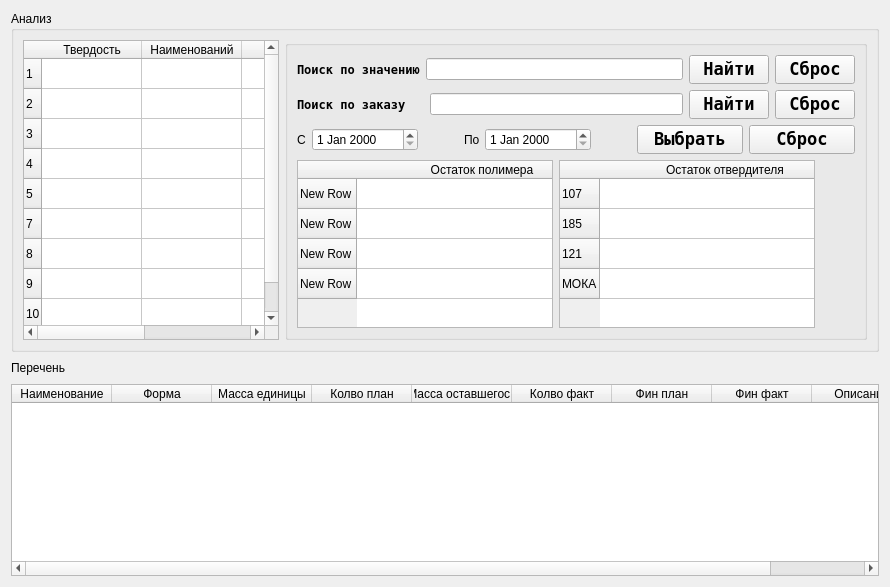
      <widget class="QWidget" name="tab_plan">
       <attribute name="title">
        <string>План производства</string>
       </attribute>
       <layout class="QVBoxLayout" name="verticalLayout_12">
        <item>
         <widget class="QGroupBox" name="box_serch_plan">
          <property name="sizePolicy">
           <sizepolicy hsizetype="Preferred" vsizetype="Maximum">
            <horstretch>0</horstretch>
            <verstretch>0</verstretch>
           </sizepolicy>
          </property>
          <property name="title">
           <string>Анализ</string>
          </property>
          <layout class="QHBoxLayout" name="horizontalLayout_2">
           <item>
            <widget class="QTableWidget" name="table_hardnes_serch_plan">
             <property name="minimumSize">
              <size>
               <width>0</width>
               <height>300</height>
              </size>
             </property>
             <property name="maximumSize">
              <size>
               <width>450</width>
               <height>300</height>
              </size>
             </property>
             <row>
              <property name="text">
               <string>1</string>
              </property>
             </row>
             <row>
              <property name="text">
               <string>2</string>
              </property>
             </row>
             <row>
              <property name="text">
               <string>3</string>
              </property>
             </row>
             <row>
              <property name="text">
               <string>4</string>
              </property>
             </row>
             <row>
              <property name="text">
               <string>5</string>
              </property>
             </row>
             <row>
              <property name="text">
               <string>7</string>
              </property>
             </row>
             <row>
              <property name="text">
               <string>8</string>
              </property>
             </row>
             <row>
              <property name="text">
               <string>9</string>
              </property>
             </row>
             <row>
              <property name="text">
               <string>10</string>
              </property>
             </row>
             <column>
              <property name="text">
               <string>Твердость</string>
              </property>
             </column>
             <column>
              <property name="text">
               <string>Наименований</string>
              </property>
             </column>
             <column>
              <property name="text">
               <string>Изделий</string>
              </property>
             </column>
             <column>
              <property name="text">
               <string>Вес</string>
              </property>
             </column>
            </widget>
           </item>
           <item>
            <layout class="QVBoxLayout" name="lay_serch_plan">
             <item>
              <widget class="QGroupBox" name="box_serch_plan">
               <property name="sizePolicy">
                <sizepolicy hsizetype="Preferred" vsizetype="Maximum">
                 <horstretch>0</horstretch>
                 <verstretch>0</verstretch>
                </sizepolicy>
               </property>
               <property name="title">
                <string/>
               </property>
               <layout class="QVBoxLayout" name="verticalLayout_13">
                <item>
                 <layout class="QHBoxLayout" name="lay_value_serch_plan">
                  <item>
                   <widget class="QLabel" name="label_value_serch_plan">
                    <property name="font">
                     <font>
                      <family>Andale Mono</family>
                      <weight>75</weight>
                      <bold>true</bold>
                     </font>
                    </property>
                    <property name="text">
                     <string>Поиск по значению</string>
                    </property>
                   </widget>
                  </item>
                  <item>
                   <widget class="QLineEdit" name="lineedit_value_serch_plan"/>
                  </item>
                  <item>
                   <widget class="QPushButton" name="pushbutton_ok_value_serch_plan">
                    <property name="font">
                     <font>
                      <family>Andale Mono</family>
                      <pointsize>13</pointsize>
                      <weight>75</weight>
                      <bold>true</bold>
                     </font>
                    </property>
                    <property name="text">
                     <string>Найти</string>
                    </property>
                   </widget>
                  </item>
                  <item>
                   <widget class="QPushButton" name="pushButton_cancel_value_serch_plan">
                    <property name="font">
                     <font>
                      <family>Andale Mono</family>
                      <pointsize>13</pointsize>
                      <weight>75</weight>
                      <bold>true</bold>
                     </font>
                    </property>
                    <property name="text">
                     <string>Сброс</string>
                    </property>
                   </widget>
                  </item>
                 </layout>
                </item>
                <item>
                 <layout class="QHBoxLayout" name="lay_nomber_serch_plan">
                  <item>
                   <widget class="QLabel" name="label_nomber_serch_plan">
                    <property name="font">
                     <font>
                      <family>Andale Mono</family>
                      <weight>75</weight>
                      <bold>true</bold>
                     </font>
                    </property>
                    <property name="text">
                     <string>Поиск по заказу</string>
                    </property>
                   </widget>
                  </item>
                  <item>
                   <spacer name="hspacer_nomber_serch_plan">
                    <property name="orientation">
                     <enum>Qt::Horizontal</enum>
                    </property>
                    <property name="sizeType">
                     <enum>QSizePolicy::Fixed</enum>
                    </property>
                    <property name="sizeHint" stdset="0">
                     <size>
                      <width>18</width>
                      <height>20</height>
                     </size>
                    </property>
                   </spacer>
                  </item>
                  <item>
                   <widget class="QLineEdit" name="lineedit_nomber_serch_plan"/>
                  </item>
                  <item>
                   <widget class="QPushButton" name="pushbutton_ok_nomber_serch_plan">
                    <property name="font">
                     <font>
                      <family>Andale Mono</family>
                      <pointsize>13</pointsize>
                      <weight>75</weight>
                      <bold>true</bold>
                     </font>
                    </property>
                    <property name="text">
                     <string>Найти</string>
                    </property>
                   </widget>
                  </item>
                  <item>
                   <widget class="QPushButton" name="pushbutton_cancel_nomber_serch_plan">
                    <property name="font">
                     <font>
                      <family>Andale Mono</family>
                      <pointsize>13</pointsize>
                      <weight>75</weight>
                      <bold>true</bold>
                     </font>
                    </property>
                    <property name="text">
                     <string>Сброс</string>
                    </property>
                   </widget>
                  </item>
                 </layout>
                </item>
                <item>
                 <layout class="QHBoxLayout" name="lay_date_serch_plan">
                  <item>
                   <widget class="QLabel" name="label1_data_serch_plan">
                    <property name="maximumSize">
                     <size>
                      <width>9</width>
                      <height>16777215</height>
                     </size>
                    </property>
                    <property name="text">
                     <string>С:</string>
                    </property>
                   </widget>
                  </item>
                  <item>
                   <widget class="QDateEdit" name="dateedit_start_serch_plan">
                    <property name="minimumSize">
                     <size>
                      <width>100</width>
                      <height>0</height>
                     </size>
                    </property>
                   </widget>
                  </item>
                  <item>
                   <spacer name="hspacer2__data_serch_plan">
                    <property name="orientation">
                     <enum>Qt::Horizontal</enum>
                    </property>
                    <property name="sizeType">
                     <enum>QSizePolicy::Fixed</enum>
                    </property>
                    <property name="sizeHint" stdset="0">
                     <size>
                      <width>40</width>
                      <height>20</height>
                     </size>
                    </property>
                   </spacer>
                  </item>
                  <item>
                   <widget class="QLabel" name="label2_data_serch_plan">
                    <property name="maximumSize">
                     <size>
                      <width>15</width>
                      <height>16777215</height>
                     </size>
                    </property>
                    <property name="text">
                     <string>По:</string>
                    </property>
                   </widget>
                  </item>
                  <item>
                   <widget class="QDateEdit" name="dateedit_finish_serch_plan">
                    <property name="sizePolicy">
                     <sizepolicy hsizetype="Minimum" vsizetype="Fixed">
                      <horstretch>0</horstretch>
                      <verstretch>0</verstretch>
                     </sizepolicy>
                    </property>
                    <property name="minimumSize">
                     <size>
                      <width>100</width>
                      <height>0</height>
                     </size>
                    </property>
                   </widget>
                  </item>
                  <item>
                   <spacer name="hspacer1_data_serch_plan">
                    <property name="orientation">
                     <enum>Qt::Horizontal</enum>
                    </property>
                    <property name="sizeType">
                     <enum>QSizePolicy::Fixed</enum>
                    </property>
                    <property name="sizeHint" stdset="0">
                     <size>
                      <width>40</width>
                      <height>20</height>
                     </size>
                    </property>
                   </spacer>
                  </item>
                  <item>
                   <widget class="QPushButton" name="pushbutton_ok_data_serch_plan">
                    <property name="font">
                     <font>
                      <family>Andale Mono</family>
                      <pointsize>13</pointsize>
                      <weight>75</weight>
                      <bold>true</bold>
                     </font>
                    </property>
                    <property name="text">
                     <string>Выбрать</string>
                    </property>
                   </widget>
                  </item>
                  <item>
                   <widget class="QPushButton" name="pushbutton_cancel_data_serch_plan">
                    <property name="font">
                     <font>
                      <family>Andale Mono</family>
                      <pointsize>13</pointsize>
                      <weight>75</weight>
                      <bold>true</bold>
                     </font>
                    </property>
                    <property name="text">
                     <string>Сброс</string>
                    </property>
                   </widget>
                  </item>
                 </layout>
                </item>
                <item>
                 <layout class="QHBoxLayout" name="layout_source_serch_plan">
                  <item>
                   <widget class="QTableWidget" name="table_polymer_source_serch_plan">
                    <property name="maximumSize">
                     <size>
                      <width>300</width>
                      <height>16777215</height>
                     </size>
                    </property>
                    <attribute name="horizontalHeaderDefaultSectionSize">
                     <number>250</number>
                    </attribute>
                    <attribute name="horizontalHeaderMinimumSectionSize">
                     <number>100</number>
                    </attribute>
                    <row>
                     <property name="text">
                      <string>New Row</string>
                     </property>
                    </row>
                    <row>
                     <property name="text">
                      <string>New Row</string>
                     </property>
                    </row>
                    <row>
                     <property name="text">
                      <string>New Row</string>
                     </property>
                    </row>
                    <row>
                     <property name="text">
                      <string>New Row</string>
                     </property>
                    </row>
                    <column>
                     <property name="text">
                      <string>Остаток полимера</string>
                     </property>
                    </column>
                   </widget>
                  </item>
                  <item>
                   <widget class="QTableWidget" name="table_hardner_source_serch_plan">
                    <property name="maximumSize">
                     <size>
                      <width>300</width>
                      <height>16777215</height>
                     </size>
                    </property>
                    <attribute name="horizontalHeaderDefaultSectionSize">
                     <number>250</number>
                    </attribute>
                    <attribute name="horizontalHeaderMinimumSectionSize">
                     <number>100</number>
                    </attribute>
                    <row>
                     <property name="text">
                      <string>107</string>
                     </property>
                    </row>
                    <row>
                     <property name="text">
                      <string>185</string>
                     </property>
                    </row>
                    <row>
                     <property name="text">
                      <string>121</string>
                     </property>
                    </row>
                    <row>
                     <property name="text">
                      <string>МОКА</string>
                     </property>
                    </row>
                    <column>
                     <property name="text">
                      <string>Остаток отвердителя</string>
                     </property>
                    </column>
                   </widget>
                  </item>
                  <item>
                   <spacer name="hspacer_source_serch_plan">
                    <property name="orientation">
                     <enum>Qt::Horizontal</enum>
                    </property>
                    <property name="sizeHint" stdset="0">
                     <size>
                      <width>40</width>
                      <height>20</height>
                     </size>
                    </property>
                   </spacer>
                  </item>
                 </layout>
                </item>
               </layout>
              </widget>
             </item>
            </layout>
           </item>
          </layout>
         </widget>
        </item>
        <item>
         <layout class="QVBoxLayout" name="layout_table_plan">
          <item>
           <layout class="QHBoxLayout" name="layout_name_table_plan">
            <item>
             <widget class="QLabel" name="label_name_table_plan">
              <property name="text">
               <string>Перечень</string>
              </property>
             </widget>
            </item>
            <item>
             <spacer name="hspacer_name_table_plan">
              <property name="orientation">
               <enum>Qt::Horizontal</enum>
              </property>
              <property name="sizeHint" stdset="0">
               <size>
                <width>40</width>
                <height>20</height>
               </size>
              </property>
             </spacer>
            </item>
           </layout>
          </item>
          <item>
           <widget class="QTableWidget" name="table_info_plan">
            <property name="gridStyle">
             <enum>Qt::DashLine</enum>
            </property>
            <property name="sortingEnabled">
             <bool>true</bool>
            </property>
            <column>
             <property name="text">
              <string>Наименование</string>
             </property>
            </column>
            <column>
             <property name="text">
              <string>Форма</string>
             </property>
            </column>
            <column>
             <property name="text">
              <string>Масса единицы</string>
             </property>
            </column>
            <column>
             <property name="text">
              <string>Колво план</string>
             </property>
            </column>
            <column>
             <property name="text">
              <string>Масса оставшегося</string>
             </property>
            </column>
            <column>
             <property name="text">
              <string>Колво факт</string>
             </property>
            </column>
            <column>
             <property name="text">
              <string>Фин план</string>
             </property>
            </column>
            <column>
             <property name="text">
              <string>Фин факт</string>
             </property>
            </column>
            <column>
             <property name="text">
              <string>Описание</string>
             </property>
            </column>
           </widget>
          </item>
         </layout>
        </item>
       </layout>
      </widget>
